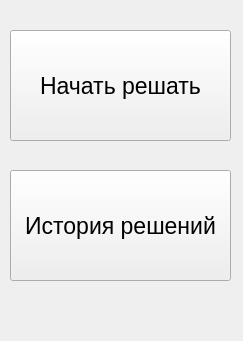
<?xml version="1.0" encoding="UTF-8"?>
<ui version="4.0">
 <class>Form</class>
 <widget class="QWidget" name="Form">
  <property name="geometry">
   <rect>
    <x>0</x>
    <y>0</y>
    <width>243</width>
    <height>341</height>
   </rect>
  </property>
  <property name="windowTitle">
   <string>Form</string>
  </property>
  <widget class="QPushButton" name="pushButton">
   <property name="geometry">
    <rect>
     <x>10</x>
     <y>30</y>
     <width>221</width>
     <height>111</height>
    </rect>
   </property>
   <property name="font">
    <font>
     <pointsize>17</pointsize>
    </font>
   </property>
   <property name="text">
    <string>Начать решать</string>
   </property>
  </widget>
  <widget class="QPushButton" name="pushButton_2">
   <property name="geometry">
    <rect>
     <x>10</x>
     <y>170</y>
     <width>221</width>
     <height>111</height>
    </rect>
   </property>
   <property name="font">
    <font>
     <pointsize>17</pointsize>
    </font>
   </property>
   <property name="text">
    <string>История решений</string>
   </property>
  </widget>
 </widget>
 <resources/>
 <connections/>
</ui>
